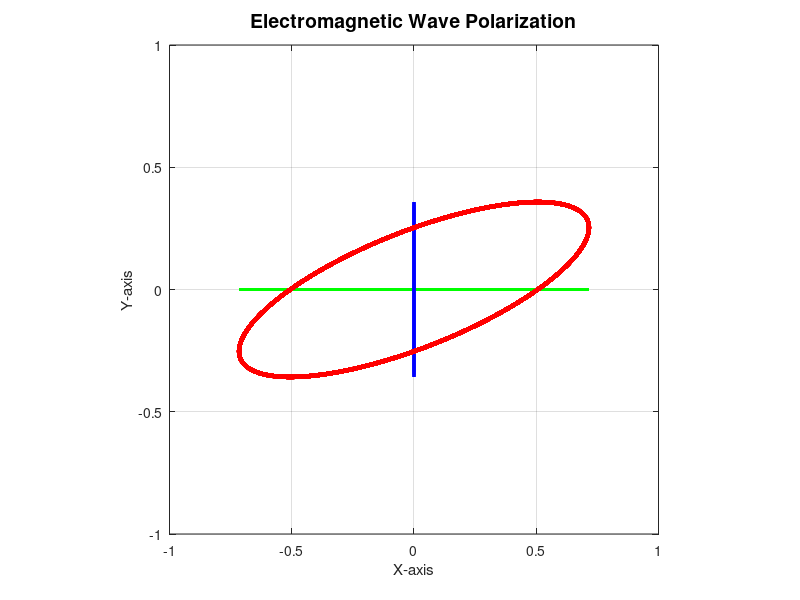

Write MATLAB code to recreate this figure. (Note: this script raises an error after producing the figure.)
clc;
clear;
close all;

% ************************ BEGIN: parameters ************************

% output picture and vedio
IF_Output_Files = true;
OutputFileAddress = '.\OutputFile_PolarizedEMW\';
OutputFileName_PR = strcat(OutputFileAddress, '1');

samp_rate = 32e3;

% polarization parameters
r = 2.00;                       % AR
rotation = +1;                  % LeftHand:+1 / RightHand:-1
delta_phi = 1/4 * pi;           % phase error [0, 2*pi)

omega = 1e3;                    % angular frequency
Em = 1 * 0.80;                  % amplitude
Exm = Em * r / (r^2 + 1)^0.5;   % X-axis amplitude
Eym = Em / (r^2 + 1)^0.5;       % Y-axis amplitude

data_length = 512;
display_length = 256;
% ************************ END: parameters ************************



% ************************ BEGIN: display 2-D figure ************************
% timeline
tl = 0 : 1/samp_rate : samp_rate/omega;
% !!! must be 1-D array
a0 = zeros(samp_rate^2/omega + 1, 1);
Ex = Exm * cos(omega * tl);
Ey = Eym * cos(omega * tl + rotation * delta_phi);

% draw 2-D figure
figure(1)
set(gcf,'position',[100, 100, 500, 500]);
plot(Ex, a0, 'green','LineWidth', 1.5)
hold on
plot(a0, Ey, 'blue', 'LineWidth', 1.5)
hold on
plot(Ex, Ey, 'red', 'LineWidth', 3)
hold off
title('Electromagnetic Wave Polarization', 'fontsize', 14)
axis equal
axis([-1 1 -1 1])
xlabel('X-axis')
ylabel('Y-axis')
grid;

% output picture
if IF_Output_Files == true
    exportgraphics(gcf, strcat(OutputFileName_PR, '.png'));	% , 'Resolution', 300
end
% ************************ END: display 2-D figure ************************


% ************************ BEGIN: display 3-D figure ************************
% timeline / Z-axis
tl = 0 : 1e3/samp_rate : 1e3*display_length/samp_rate;
% !!! must be 1-D array
a0 = zeros(display_length + 1, 1);

% output propagation vedio
if IF_Output_Files == true
    videofilename = strcat(OutputFileName_PR);
    video = VideoWriter(videofilename, 'MPEG-4');   % default: 'Motion JPEG AVI'
    open(video);
end

figure(2)
set(gcf,'position',[600, 100, 500, 500]);
for t = 1 : data_length - display_length
    % update data
    Ex = Exm * cos(omega * tl);
    Ey = Eym * cos(omega * tl + rotation * delta_phi);

    % updata timeline
    tl = tl + 1e3/samp_rate;

    
    % draw 3-D figure
    figure(2)
    plot3(tl, a0, a0, '--black', 'LineWidth', 2.0)	% axis
    hold on
    plot3(tl, Ex, a0, 'green','LineWidth', 1.0)     % Ex
    hold on
    plot3(tl, a0, Ey, 'blue', 'LineWidth', 1.0)     % Ey
    hold on
    plot3(tl, Ex, Ey, 'red', 'LineWidth', 2.0)      % electromagnetic wave
    hold off
    
    title('Polarized Electromagnetic Wave Propagation', 'fontsize',14)
%     axis equal
    axis([tl(1) tl(display_length + 1) -1 1 -1 1])
    xlabel('Time(ms)')
    ylabel('X-axis')
    zlabel('Y-axis')
    set(gca, 'fontsize', 12)
    set(gca,'YDir','reverse')   % Y-axis reverse
    grid;
    
    if IF_Output_Files == true
        drawnow
    else
        drawnow limitrate
    end
    
    
    if IF_Output_Files == true
        frame = getframe(gcf);
        writeVideo(video, frame);
    end
end

if IF_Output_Files == true
    close(video);
end
% ************************ END: display 3-D figure ************************
